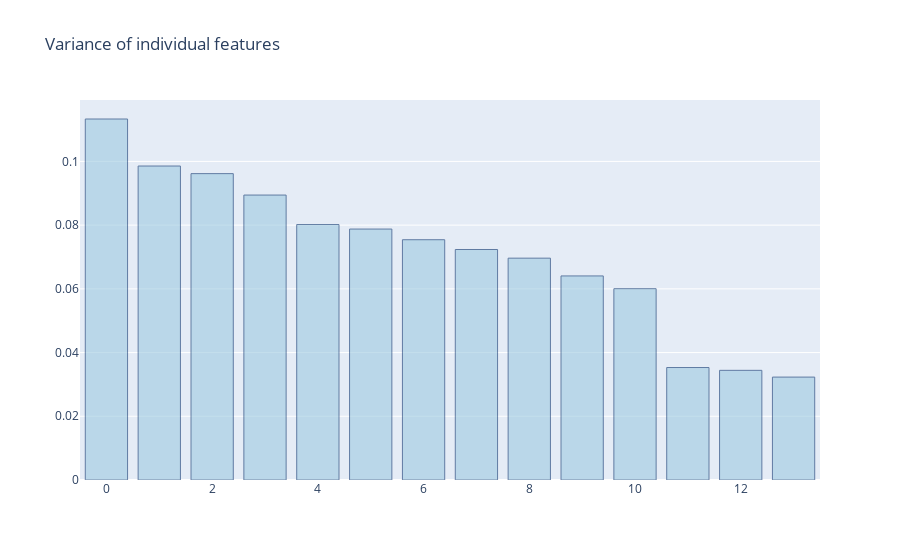

Source (notebook cell):
### Code cell
import plotly.graph_objects as go

explained_variance=explained_variance.astype(list)

# Use the hovertext kw argument for hover text
fig = go.Figure(data=[go.Bar( y=explained_variance)])
# Customize aspect
fig.update_traces(marker_color='rgb(158,202,225)', marker_line_color='rgb(8,48,107)',
                  marker_line_width=1, opacity=0.6)
fig.update_layout(title_text='Variance of individual features')
fig.show()

### Figure 1 — Plotly figure (JSON) as saved in the notebook; plotly's stock layout.template omitted (floating-point values rounded to 4 significant figures)
{"data": [{"marker": {"color": "rgb(158,202,225)", "line": {"color": "rgb(8,48,107)", "width": 1}}, "opacity": 0.6, "type": "bar", "y": [0.1133, 0.09855, 0.09616, 0.08944, 0.08019, 0.07877, 0.07542, 0.07236, 0.06964, 0.06406, 0.06005, 0.03531, 0.03443, 0.03231]}], "layout": {"title": {"text": "Variance of individual features"}}}
